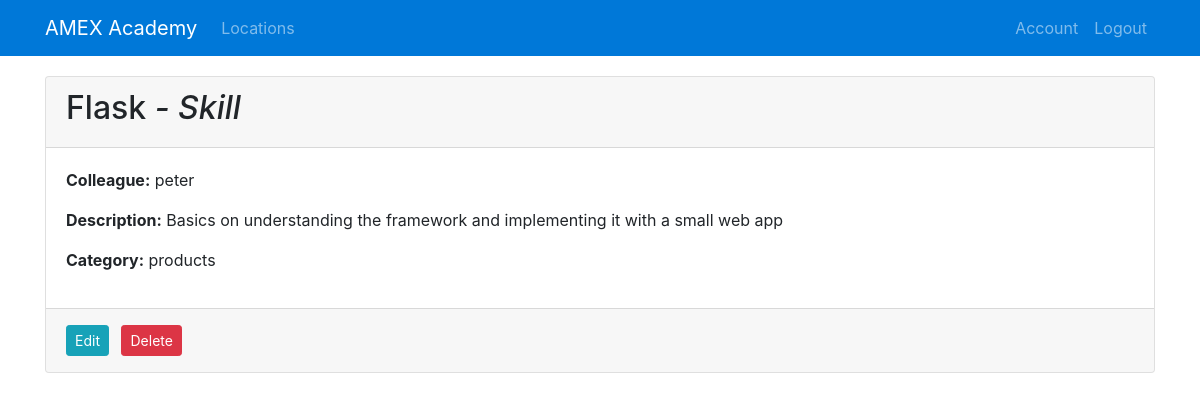
Page /skill/1 (signed in) on the committed database.
### academy/models.py (models this page shows, shortened)
class Skill(db.Model):
    id = db.Column(db.Integer, primary_key=True)
    name = db.Column(db.String(100), nullable=False)
    description = db.Column(db.Text, nullable=False)
    category = db.Column(db.String(30), nullable=False)
    user_id = db.Column(db.Integer, db.ForeignKey('user.id'), nullable=False)

class User(db.Model, UserMixin):
    id = db.Column(db.Integer, primary_key=True)
    username = db.Column(db.String(20), unique=True, nullable=False)
    email = db.Column(db.String(120), unique=True, nullable=False)
    password = db.Column(db.String(60), nullable=False)
    user_type = db.Column(db.String(20), nullable = False)
    description = db.Column(db.String(500))
    items = db.relationship('Item', backref="item", lazy=True)

### academy/routes.py (the view)
@app.route('/skill/<int:skill_id>')
@login_required
def skill(skill_id):
    skill = Skill.query.get_or_404(skill_id)
    user = User.query.get_or_404(skill.user_id)
    return render_template('skill.html', title=skill.name, skill=skill, location=location, user=user)

### academy/models.py (called while the page is built)
@login_manager.user_loader
def load_user(user_id):
    return User.query.get(int(user_id))

### academy/templates/skill.html (shortened to what this page needs)
{% extends "layout.html" %}
{% block content %}
<div class="card">
    <div class="card-header">
        <h2>{{ skill.name }} <i> - Skill</i></h2>
    </div>
    <div class="card-body">
        <p><strong>Colleague:</strong> {{ user.username }}</p>
        <p><strong>Description:</strong> {{ skill.description }}</p>
        <p><strong>Category:</strong> {{ skill.category }}</p>
    </div>
    <div class="card-footer">
        {% if current_user.id == skill.user_id%}
            <a class="btn btn-info btn-sm mr-1" href="{{ url_for('update_skill', skill_id=skill.id)}}">Edit</a>
            <button type="button" class="btn btn-danger btn-sm m-1" data-toggle="modal" data-target="#deleteModal">Delete</button>
        {% endif %}
    </div>
</div>
{% endblock content %}

### rows in the picture
Skill: name "Flask", description "Basics on understanding the framework and implementing it with a small web app", category "products"
User: username "peter"
